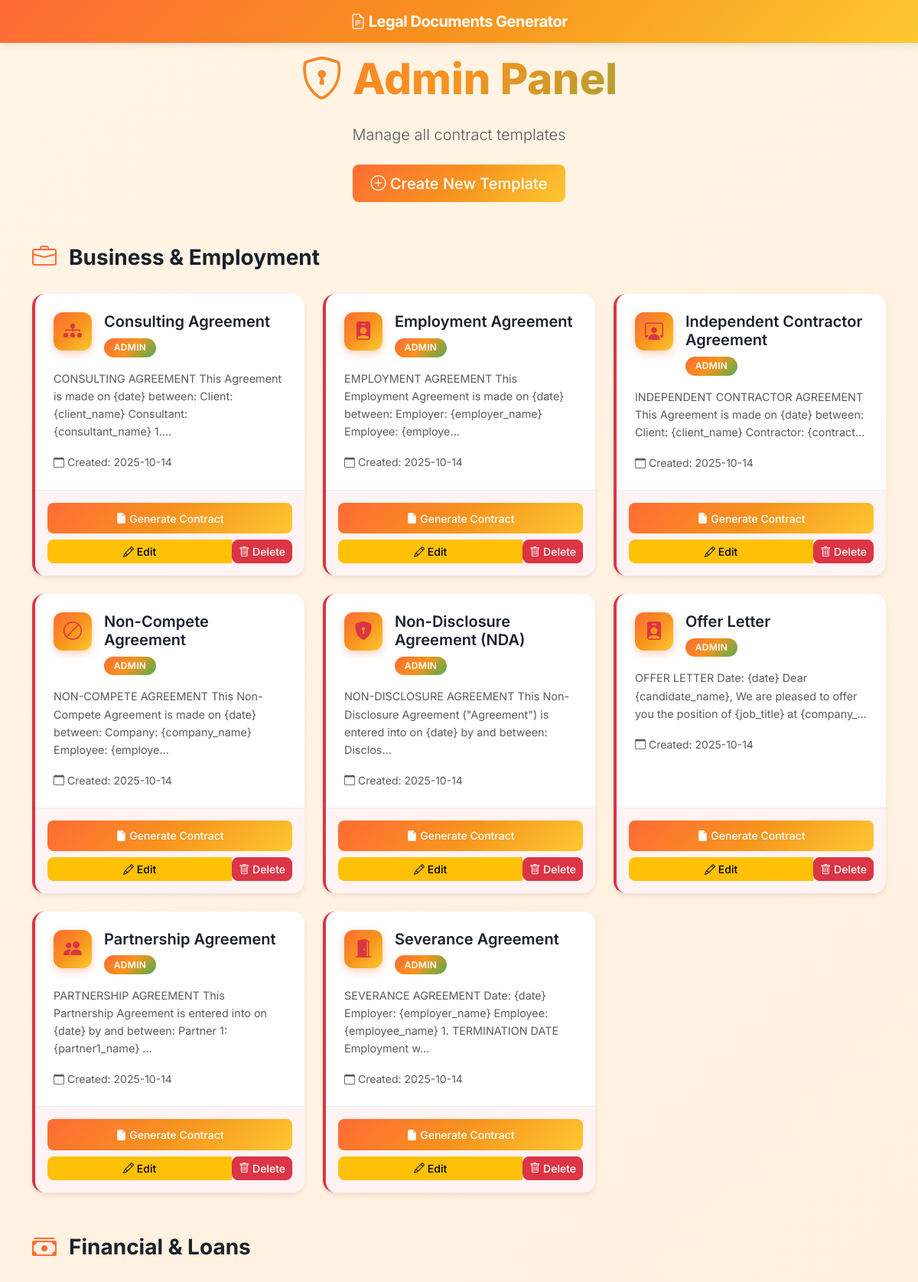
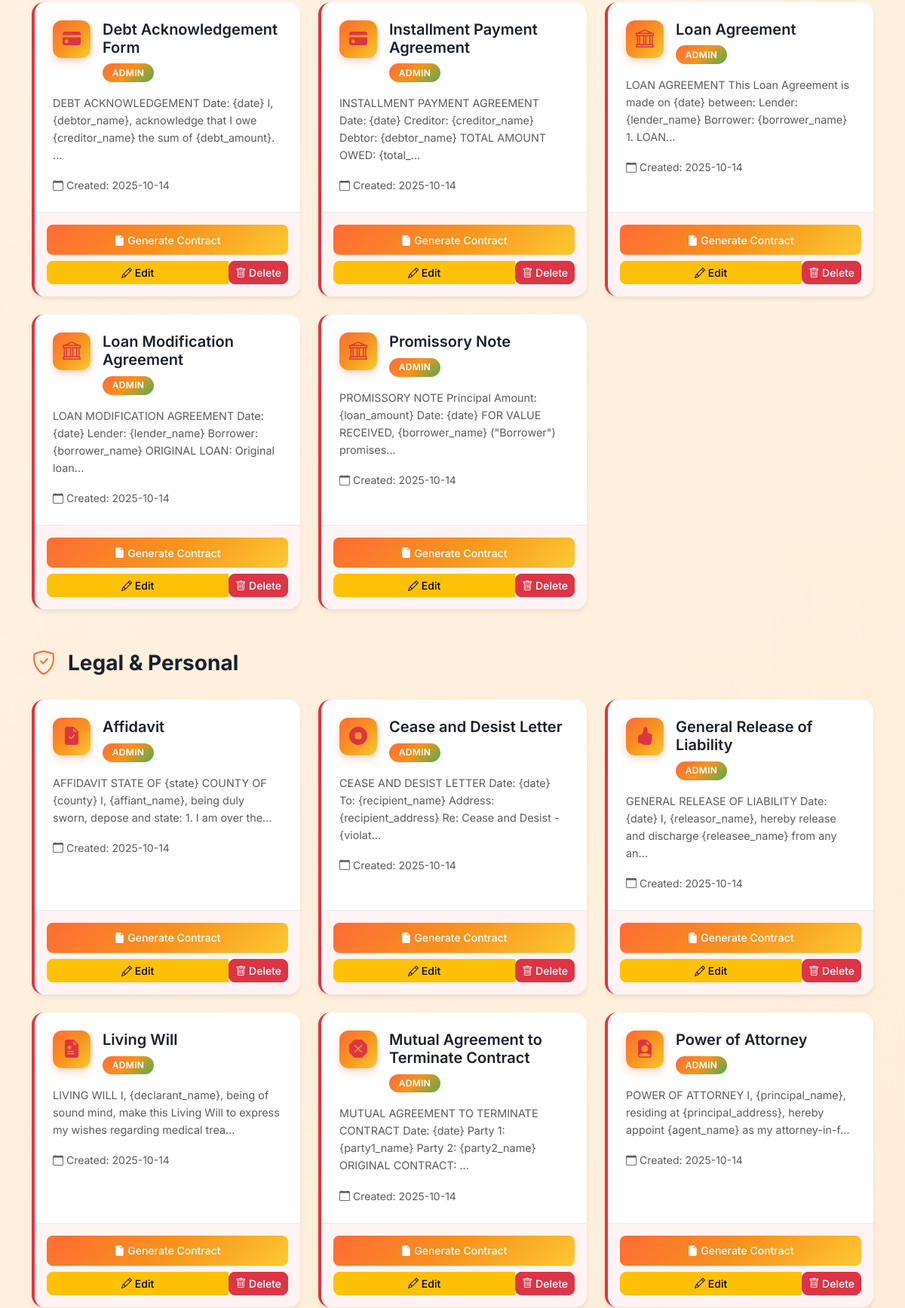
The page /admin (upper part) on the database its author committed (2 pictures, top to bottom).
### app.py (models this page shows, shortened)
class Template(db.Model):
    id = db.Column(db.Integer, primary_key=True)
    title = db.Column(db.String(200), nullable=False)
    category = db.Column(db.String(100), nullable=False)
    content = db.Column(db.Text, nullable=False)
    created_at = db.Column(db.DateTime, default=datetime.utcnow)
    contracts = db.relationship('Contract', backref='template', lazy=True)

### app.py (the view)
@app.route('/admin')
def admin():
    templates = Template.query.order_by(Template.category, Template.title).all()
    templates_by_category = {}
    for template in templates:
        if template.category not in templates_by_category:
            templates_by_category[template.category] = []
        templates_by_category[template.category].append(template)
    return render_template('admin.html', templates_by_category=templates_by_category)

### templates/admin.html (shortened to what this page needs)
{% extends "base.html" %}
{% block content %}
<div class="row mb-5">
    <div class="col-12 text-center">
        <h1 class="display-4 mb-4">
            <i class="bi bi-shield-lock"></i> Admin Panel
        </h1>
        <p class="lead text-muted mb-4">Manage all contract templates</p>
        <a href="{{ url_for('create_template') }}" class="btn btn-gradient btn-lg">
            <i class="bi bi-plus-circle"></i> Create New Template
        </a>
    </div>
</div>
{% if templates_by_category %}
    {% for category, templates in templates_by_category.items() %}
    <div class="mb-5">
        <div class="d-flex align-items-center mb-4">
            <div class="me-3" style="font-size: 2rem; color: #ff6b35;">
                {% if category == 'Business & Employment' %}
                    <i class="bi bi-briefcase"></i>
                {% elif category == 'Real Estate' %}
                    <i class="bi bi-house"></i>
                {% elif category == 'Financial & Loans' %}
                    <i class="bi bi-cash-stack"></i>
                {% elif category == 'Services & Freelance' %}
                    <i class="bi bi-tools"></i>
                {% elif category == 'Legal & Personal' %}
                    <i class="bi bi-shield-check"></i>
                {% elif category == 'Purchase & Sales' %}
                    <i class="bi bi-cart"></i>
                {% elif category == 'Tech & IP' %}
                    <i class="bi bi-laptop"></i>
                {% endif %}
            </div>
            <h3 class="mb-0" style="color: #1a202c; font-weight: 700;">{{ category }}</h3>
        </div>
        <div class="row row-cols-1 row-cols-md-2 row-cols-lg-3 g-4">
            {% for template in templates %}
            <div class="col">
                <div class="card h-100 template-card" style="border-left: 4px solid #dc3545;">
                    <div class="card-body">
                        <div class="d-flex align-items-start mb-3">
                            <div class="template-icon me-3" style="color: #dc3545;">
                                {% if 'NDA' in template.title or 'Non-Disclosure' in template.title %}
                                    <i class="bi bi-shield-lock-fill"></i>
                                {% elif 'Employment' in template.title or 'Offer Letter' in template.title %}
                                    <i class="bi bi-person-badge-fill"></i>
                                {% elif 'Contractor' in template.title or 'Freelance' in template.title %}
                                    <i class="bi bi-person-workspace"></i>
                                {% elif 'Partnership' in template.title %}
                                    <i class="bi bi-people-fill"></i>
                                {% elif 'Non-Compete' in template.title %}
                                    <i class="bi bi-ban"></i>
                                {% elif 'Consulting' in template.title %}
                                    <i class="bi bi-diagram-3-fill"></i>
                                {% elif 'Lease' in template.title or 'Rental' in template.title %}
                                    <i class="bi bi-house-door-fill"></i>
                                {% elif 'Sale' in template.title or 'Purchase' in template.title %}
                                    <i class="bi bi-cart-check-fill"></i>
                                {% elif 'Roommate' in template.title %}
                                    <i class="bi bi-people"></i>
                                {% elif 'Loan' in template.title or 'Promissory' in template.title %}
                                    <i class="bi bi-bank"></i>
                                {% elif 'Payment' in template.title or 'Debt' in template.title %}
                                    <i class="bi bi-credit-card-fill"></i>
                                {% elif 'Service' in template.title %}
                                    <i class="bi bi-gear-fill"></i>
                                {% elif 'Maintenance' in template.title %}
                                    <i class="bi bi-wrench"></i>
                                {% elif 'Event' in template.title or 'Catering' in template.title %}
                                    <i class="bi bi-calendar-event-fill"></i>
                                {% elif 'Power of Attorney' in template.title %}
                                    <i class="bi bi-file-earmark-person-fill"></i>
                                {% elif 'Will' in template.title %}
                                    <i class="bi bi-file-earmark-medical-fill"></i>
                                {% elif 'Release' in template.title %}
                                    <i class="bi bi-hand-thumbs-up-fill"></i>
                                {% elif 'Cease and Desist' in template.title %}
                                    <i class="bi bi-stop-circle-fill"></i>
                                {% elif 'Affidavit' in template.title %}
                                    <i class="bi bi-file-earmark-check-fill"></i>
                                {% elif 'Bill of Sale' in template.title or 'Vehicle' in template.title %}
                                    <i class="bi bi-receipt"></i>
                                {% elif 'Commission' in template.title %}
                                    <i class="bi bi-percent"></i>
                                {% elif 'Software' in template.title or 'App' in template.title %}
                                    <i class="bi bi-code-square"></i>
                                {% elif 'Website' in template.title %}
                                    <i class="bi bi-globe"></i>
                                {% elif 'IP' in template.title or 'Intellectual' in template.title %}
                                    <i class="bi bi-lightbulb-fill"></i>
                                {% elif 'Data' in template.title %}
                                    <i class="bi bi-database-fill"></i>
                                {% elif 'Trademark' in template.title %}
                                    <i class="bi bi-tag-fill"></i>
                                {% elif 'Equipment' in template.title %}
                                    <i class="bi bi-box-seam"></i>
                                {% elif 'Severance' in template.title %}
                                    <i class="bi bi-door-open-fill"></i>
                                {% elif 'Terminate' in template.title %}
                                    <i class="bi bi-x-octagon-fill"></i>
                                {% else %}
                                    <i class="bi bi-file-earmark-text-fill"></i>
                                {% endif %}
                            </div>
                            <div class="flex-grow-1">
                                <h5 class="card-title mb-2" style="color: #1a202c; font-weight: 600;">{{ template.title }}</h5>
                                <span class="badge bg-danger category-badge">ADMIN</span>
                            </div>
                        </div>
                        <p class="card-text text-muted" style="font-size: 0.9rem; line-height: 1.6;">
                            {{ template.content[:120] }}...
                        </p>
                        <div class="mt-3">
                            <small class="text-muted">
                                <i class="bi bi-calendar"></i> Created: {{ template.created_at.strftime('%Y-%m-%d') }}
                            </small>
                        </div>
                    </div>
                    <div class="card-footer" style="background: #fff3f3; padding: 1rem;">
                        <div class="d-grid gap-2">
                            <a href="{{ url_for('generate_contract', id=template.id) }}" class="btn btn-gradient btn-sm">
                                <i class="bi bi-file-earmark-fill"></i> Generate Contract
                            </a>
                            <div class="btn-group" role="group">
                                <a href="{{ url_for('edit_template', id=template.id) }}" class="btn btn-warning btn-sm">
                                    <i class="bi bi-pencil"></i> Edit
                                </a>
                                <form method="POST" action="{{ url_for('delete_template', id=template.id) }}" style="display: inline;">
                                    <button type="submit" class="btn btn-danger btn-sm"
                                            onclick="return confirm('⚠️ Are you sure you want to permanently delete this template?');">
                                        <i class="bi bi-trash"></i> Delete
                                    </button>
                                </form>
                            </div>
                        </div>
                    </div>
                </div>
            </div>
            {% endfor %}
        </div>
    </div>
    {% endfor %}
{% else %}
    <div class="alert alert-info">
        <i class="bi bi-info-circle"></i> No templates found.
        <a href="{{ url_for('create_template') }}" class="alert-link">Create your first template</a>
    </div>
{% endif %}
{% endblock %}

### templates/base.html (style rules this page uses)
* { font-family: 'Inter', sans-serif; -webkit-tap-highlight-color: transparent; }
html { overflow-x: hidden; }
body { background: linear-gradient(135deg, #fff5e6 0%, #ffe6cc 100%); min-height: 100vh; padding-bottom: 80px; overscroll-behavior: none; }
.card { transition: all 0.3s cubic-bezier(0.4, 0, 0.2, 1); border: none; box-shadow: 0 4px 6px rgba(0,0,0,0.07); border-radius: 16px; overflow: hidden; background: white; }
.card-body { padding: 1.5rem; }
.category-badge { font-size: 0.75rem; padding: 0.4rem 0.8rem; font-weight: 600; border-radius: 20px; letter-spacing: 0.3px; background: linear-gradient(135deg, #ff6b35 0%, #f7931e 50%, #4caf50 100%); }
.btn-gradient { background: linear-gradient(135deg, #ff6b35 0%, #f7931e 50%, #fdc830 100%); border: none; color: white; font-weight: 600; padding: 0.6rem 1.5rem; border-radius: 8px; transition: all 0.3s; }
.btn { border-radius: 8px; font-weight: 500; transition: all 0.3s; }
h1, h2, h3, h4, h5 { font-weight: 700; color: #1a202c; }
.display-4 { font-weight: 800; background: linear-gradient(135deg, #ff6b35 0%, #f7931e 50%, #4caf50 100%); -webkit-background-clip: text; -webkit-text-fill-color: transparent; background-clip: text; }
.card-footer { background: #f8f9fa; border-top: 1px solid #e9ecef; }
.card { animation: fadeIn 0.5s ease-out; }
.template-icon { width: 50px; height: 50px; border-radius: 12px; background: linear-gradient(135deg, #ff6b35 0%, #f7931e 50%, #fdc830 100%); display: flex; align-items: center; justify-content: center; color: white; font-size: 24px; flex-shrink: 0; box-shadow: 0 4px 12px rgba(255, 107, 53, 0.3); }
.template-card { transition: all 0.3s cubic-bezier(0.4, 0, 0.2, 1); }

### rows shown on the page
Template: category "Business & Employment", title "Consulting Agreement", content "CONSULTING AGREEMENT This Agreement is made on {date} between: Client: {client_name} Consultant: {consultant_name} 1.", created_at "2025-10-14"
Template: title "Employment Agreement", content "EMPLOYMENT AGREEMENT This Employment Agreement is made on {date} between: Employer: {employer_name} Employee: {employe", created_at "2025-10-14"
Template: title "Independent Contractor Agreement", content "INDEPENDENT CONTRACTOR AGREEMENT This Agreement is made on {date} between: Client: {client_name} Contractor: {contract", created_at "2025-10-14"
Template: title "Non-Compete Agreement", content "NON-COMPETE AGREEMENT This Non-Compete Agreement is made on {date} between: Company: {company_name} Employee: {employe", created_at "2025-10-14"
Template: title "Non-Disclosure Agreement (NDA)", content "NON-DISCLOSURE AGREEMENT This Non-Disclosure Agreement (\"Agreement\") is entered into on {date} by and between: Disclos", created_at "2025-10-14"
Template: title "Offer Letter", content "OFFER LETTER Date: {date} Dear {candidate_name}, We are pleased to offer you the position of {job_title} at {company_", created_at "2025-10-14"
Template: title "Partnership Agreement", content "PARTNERSHIP AGREEMENT This Partnership Agreement is entered into on {date} by and between: Partner 1: {partner1_name}", created_at "2025-10-14"
Template: title "Severance Agreement", content "SEVERANCE AGREEMENT Date: {date} Employer: {employer_name} Employee: {employee_name} 1. TERMINATION DATE Employment w", created_at "2025-10-14"
Template: category "Financial & Loans", title "Debt Acknowledgement Form", content "DEBT ACKNOWLEDGEMENT Date: {date} I, {debtor_name}, acknowledge that I owe {creditor_name} the sum of {debt_amount}.", created_at "2025-10-14"
Template: title "Installment Payment Agreement", content "INSTALLMENT PAYMENT AGREEMENT Date: {date} Creditor: {creditor_name} Debtor: {debtor_name} TOTAL AMOUNT OWED: {total_", created_at "2025-10-14"
Template: title "Loan Agreement", content "LOAN AGREEMENT This Loan Agreement is made on {date} between: Lender: {lender_name} Borrower: {borrower_name} 1. LOAN", created_at "2025-10-14"
Template: title "Loan Modification Agreement", content "LOAN MODIFICATION AGREEMENT Date: {date} Lender: {lender_name} Borrower: {borrower_name} ORIGINAL LOAN: Original loan", created_at "2025-10-14"
Template: title "Promissory Note", content "PROMISSORY NOTE Principal Amount: {loan_amount} Date: {date} FOR VALUE RECEIVED, {borrower_name} (\"Borrower\") promises", created_at "2025-10-14"
Template: category "Legal & Personal", title "Affidavit", content "AFFIDAVIT STATE OF {state} COUNTY OF {county} I, {affiant_name}, being duly sworn, depose and state: 1. I am over the", created_at "2025-10-14"
Template: title "Cease and Desist Letter", content "CEASE AND DESIST LETTER Date: {date} To: {recipient_name} Address: {recipient_address} Re: Cease and Desist - {violat", created_at "2025-10-14"
Template: title "General Release of Liability", content "GENERAL RELEASE OF LIABILITY Date: {date} I, {releasor_name}, hereby release and discharge {releasee_name} from any an", created_at "2025-10-14"
Template: title "Living Will", content "LIVING WILL I, {declarant_name}, being of sound mind, make this Living Will to express my wishes regarding medical trea", created_at "2025-10-14"
Template: title "Mutual Agreement to Terminate Contract", content "MUTUAL AGREEMENT TO TERMINATE CONTRACT Date: {date} Party 1: {party1_name} Party 2: {party2_name} ORIGINAL CONTRACT:", created_at "2025-10-14"
Template: title "Power of Attorney", content "POWER OF ATTORNEY I, {principal_name}, residing at {principal_address}, hereby appoint {agent_name} as my attorney-in-f", created_at "2025-10-14"
